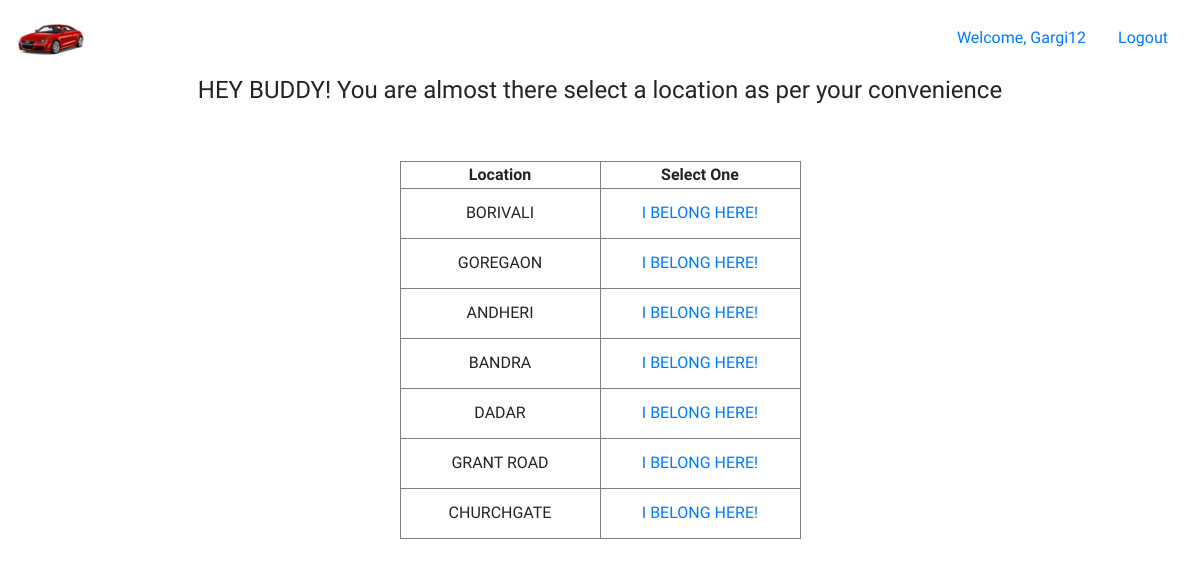
Screenshot of /loc/ (signed in) with the database file from the repository.
### car_new/models.py (models this page shows, shortened)
class Location(models.Model):
    location=models.CharField(max_length=250)
    pickup=models.CharField(max_length=250)
    id = models.AutoField(primary_key=True)

### car_new/views.py (the view)
# urls.py: path('loc/',views.loc,name="loc"),
def loc(request):
    c=Location.objects.all()
    return render(request,'mycars.html',{'LOC':c})

### templates/mycars.html (shortened to what this page needs)
<!DOCTYPE html>
<html lang="en" dir="ltr">
  <head>
    <link rel="stylesheet" href="https://stackpath.bootstrapcdn.com/bootstrap/4.1.3/css/bootstrap.min.css"
>
  </head>
  <body>
    <nav class="navbar">
      <a class="navbar-brand" href="">
      <img src="{{STATIC_URL}}/static/images/carlogo1.png" alt="img" width="70" height="50">
    </a>
      <ul class="nav">
        {% if user.is_authenticated %}
        <li class="nav-item">
            <a class="nav-link" href="#">Welcome, {{user.username}}</a>
          </li>
      <li class="nav-item">
        <a class="nav-link active" href="{% url 'logout' %}">Logout</a>
      </li>
      {% endif %}
      </ul>
    </nav>
    <center>
    <h4> HEY BUDDY! You are almost there select a location as per your convenience</h4>
<br><br>
<table border="1">
      <tr>
        <th><center>Location</center></th>
        <th><center>Select One</center></th>
    </tr>
    {% for i in LOC %}
    <tr>
      <td width="200" height="50"><center>{{ i.location}}</center></td>
      <td width="200" height="50"><center><a href='/bill/{{i.id}}'>I BELONG HERE!</a></center></td>
    </tr>
    {% endfor %}
</center>
  </body>
</html>

### templates/mycars.html (style rules this page uses)
body { font-family: 'Viga'; }

### rows the page displays
Location: location "BORIVALI"
Location: location "GOREGAON"
Location: location "ANDHERI"
Location: location "BANDRA"
Location: location "DADAR"
Location: location "GRANT ROAD"
Location: location "CHURCHGATE"

### other values shown
{{ user.username }} "Gargi12"
